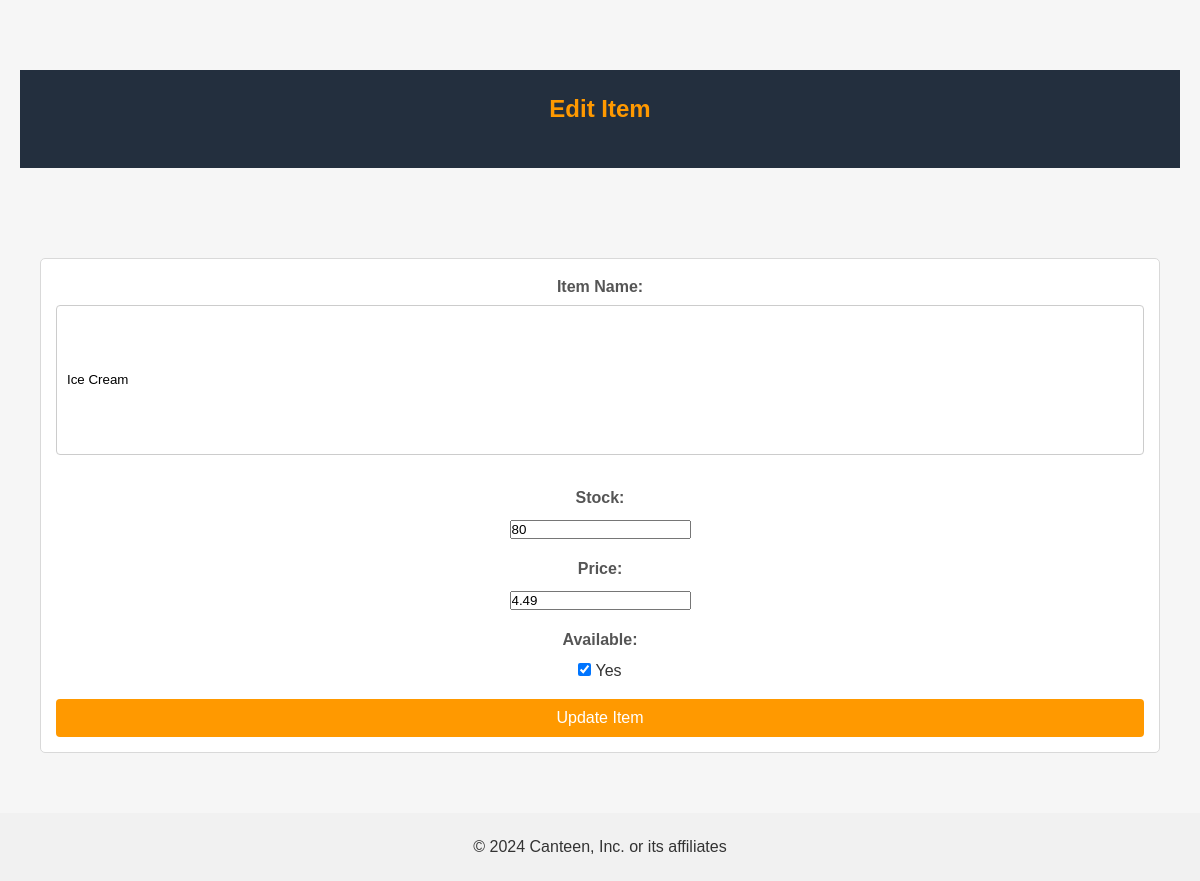
The app's page /edit_item.php?id=10 with its own data.
### tables this page shows
CREATE TABLE `menuitems` (
  `item_id` int(11) NOT NULL,
  `item_name` varchar(255) NOT NULL,
  `Stock` int(11) NOT NULL,
  `price` decimal(5,2) NOT NULL,
  `available` tinyint(1) DEFAULT 1
);

### public/edit_item.php (the view, shortened to what this page needs)
<?php
include '../config/db.php';
$itemId = $_GET['id'];
$query = $pdo->prepare("SELECT * FROM menuitems WHERE item_id = :item_id");
$query->execute(['item_id' => $itemId]);
$item = $query->fetch();
?>
<?php include '../templates/header.php' ?>
<header>
    <h1>Edit Item</h1>
</header>
<body>
    <div class="container">
        <form method="POST" action="edit_item.php?id=<?php echo $itemId; ?>">
            <div class="form-add">
                <label>Item Name:</label>
                <input type="text" name="item_name" value="<?php echo htmlspecialchars($item['item_name']); ?>" required>
            </div>
            <div class="form-add">
                <label>Stock:</label>
                <input type="number" name="stock" value="<?php echo $item['Stock']; ?>" min="0" required>
            </div>
            <div class="form-add">
                <label>Price:</label>
                <input type="number" name="price" value="<?php echo $item['price']; ?>" step="0.01" min="0" required>
            </div>
            <div class="form-add">
                <label>Available:</label>
                <input type="checkbox" name="available" value="1" <?php echo $item['available'] ? 'checked' : ''; ?>> Yes
            </div>
            <button type="submit">Update Item</button>
        </form>
    </div>
</body>
<?php include '../templates/footer.php' ?>

### public/css/style.css (style rules this page uses)
* { box-sizing: border-box; }
body { font-family: Arial, sans-serif; line-height: 1.6; background-color: #f2f2f2; color: #333; }
.container { width: 100%; max-width: 1200px; margin: 0 auto; padding: 15px; }
header { background-color: #232f3e; color: #ffffff; padding: 20px 0; text-align: center; }
h1 { font-size: 2.5rem; margin-bottom: 20px; }
form { margin-top: 20px; background: #ffffff; border: 1px solid #d9d9d9; border-radius: 5px; padding: 15px; }
label { display: block; margin-bottom: 5px; }
textarea, input[type="text"], input[type="password"] { width: 100%; height: 150px; resize: none; padding: 10px; border: 1px solid #ced4da; border-radius: 5px; margin-bottom: 15px; overflow: hidden; white-space: nowrap; text-overflow: ellipsis; word-wrap: break-word; }
button { background-color: #ff9900; color: #ffffff; border: none; border-radius: 5px; padding: 10px 15px; cursor: pointer; }
* { margin: 0; padding: 0; box-sizing: border-box; }
body { font-family: Arial, sans-serif; background-color: #f6f6f6; color: #333; }
h1 { font-size: 24px; color: #FF9900; margin-bottom: 20px; text-align: center; }
.form-add { margin-bottom: 15px; }
label { display: block; margin-bottom: 5px; font-weight: bold; color: #555; }
input[type="text"], input[type="password"] { width: 100%; padding: 10px; border: 1px solid #ccc; border-radius: 4px; transition: border-color 0.3s; overflow: hidden; white-space: nowrap; text-overflow: ellipsis; word-wrap: break-word; }
button { width: 100%; padding: 10px; background-color: #FF9900; color: white; border: none; border-radius: 4px; font-size: 16px; cursor: pointer; transition: background-color 0.3s; }
.container { max-width: 1200px; margin: 0 auto; padding: 20px; }
.container { text-align: center; margin-top: 50px; }

### records on screen
menuitems: item_name "Ice Cream", stock "80", price "4.49", available "☑"
